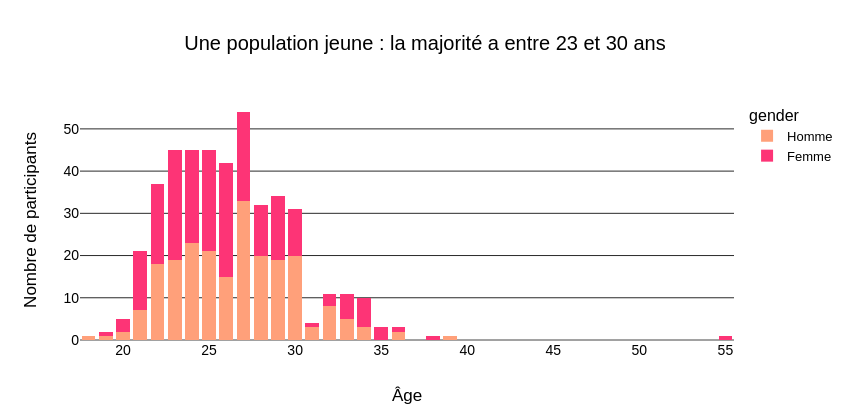

The notebook cell this image was saved under:
### Code cell
age_counts = df_participants.groupby(["age", "gender"]).size().reset_index(name="nb")
fig = px.bar(
    age_counts, x="age", y="nb", color="gender", barmode="stack",
    color_discrete_map=GENDER_COLORS,
    title="Une population jeune : la majorité a entre 23 et 30 ans",
)

fig.update_layout(xaxis_title="Âge", yaxis_title="Nombre de participants",
                  height=420, width=850)

fig.show()

fig.write_image(IMG_PATH / "01_age_participants.png")

age_mean = df_participants['age'].mean().round(1)
print(f"Âge moyen des participants : {age_mean}")

### Figure 1 — Plotly figure (JSON) as saved in the notebook; plotly's stock layout.template omitted (floating-point values rounded to 4 significant figures)
{"data": [{"hovertemplate": "gender=Homme<br>age=%{x}<br>nb=%{y}<extra></extra>", "legendgroup": "Homme", "marker": {"color": "#FFA07A", "pattern": {"shape": ""}}, "name": "Homme", "orientation": "v", "showlegend": true, "textposition": "auto", "type": "bar", "x": [18.0, 19.0, 20.0, 21.0, 22.0, 23.0, 24.0, 25.0, 26.0, 27.0, 28.0, 29.0, 30.0, 31.0, 32.0, 33.0, 34.0, 36.0, 39.0], "xaxis": "x", "y": [1, 1, 2, 7, 18, 19, 23, 21, 15, 33, 20, 19, 20, 3, 8, 5, 3, 2, 1], "yaxis": "y"}, {"hovertemplate": "gender=Femme<br>age=%{x}<br>nb=%{y}<extra></extra>", "legendgroup": "Femme", "marker": {"color": "#FD3476", "pattern": {"shape": ""}}, "name": "Femme", "orientation": "v", "showlegend": true, "textposition": "auto", "type": "bar", "x": [19.0, 20.0, 21.0, 22.0, 23.0, 24.0, 25.0, 26.0, 27.0, 28.0, 29.0, 30.0, 31.0, 32.0, 33.0, 34.0, 35.0, 36.0, 38.0, 55.0], "xaxis": "x", "y": [1, 3, 14, 19, 26, 22, 24, 27, 21, 12, 15, 11, 1, 3, 6, 7, 3, 1, 1, 1], "yaxis": "y"}], "layout": {"barmode": "stack", "height": 420, "legend": {"title": {"text": "gender"}, "tracegroupgap": 0}, "title": {"text": "Une population jeune : la majorité a entre 23 et 30 ans"}, "width": 850, "xaxis": {"anchor": "y", "domain": [0, 1], "title": {"text": "Âge"}}, "yaxis": {"anchor": "x", "domain": [0, 1], "title": {"text": "Nombre de participants"}}}}
